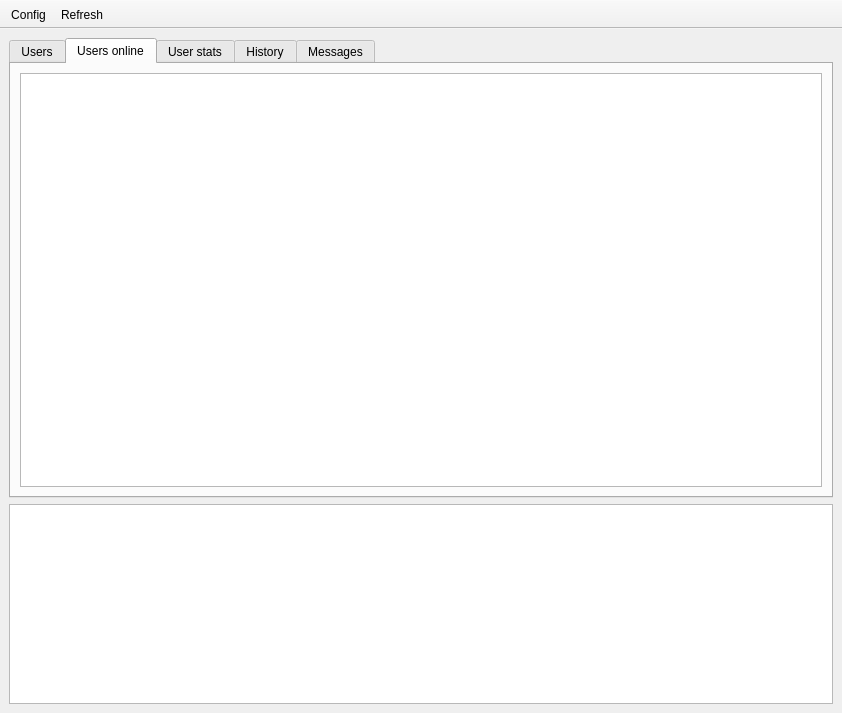
<?xml version="1.0" encoding="UTF-8"?>
<ui version="4.0">
 <class>MainWindow</class>
 <widget class="QMainWindow" name="MainWindow">
  <property name="geometry">
   <rect>
    <x>0</x>
    <y>0</y>
    <width>842</width>
    <height>713</height>
   </rect>
  </property>
  <property name="windowTitle">
   <string>MainWindow</string>
  </property>
  <widget class="QWidget" name="centralwidget">
   <property name="minimumSize">
    <size>
     <width>800</width>
     <height>600</height>
    </size>
   </property>
   <layout class="QGridLayout" name="gridLayout">
    <item row="0" column="0">
     <widget class="QTabWidget" name="tabWidget">
      <property name="currentIndex">
       <number>1</number>
      </property>
      <widget class="QWidget" name="users">
       <attribute name="title">
        <string>Users</string>
       </attribute>
       <layout class="QGridLayout" name="gridLayout_2">
        <item row="0" column="0">
         <widget class="QTableView" name="users_tbl"/>
        </item>
       </layout>
      </widget>
      <widget class="QWidget" name="online_users">
       <attribute name="title">
        <string>Users online</string>
       </attribute>
       <layout class="QGridLayout" name="gridLayout_3">
        <item row="0" column="0">
         <widget class="QTableView" name="users_online_tbl"/>
        </item>
       </layout>
      </widget>
      <widget class="QWidget" name="user_stats">
       <attribute name="title">
        <string>User stats</string>
       </attribute>
       <layout class="QGridLayout" name="gridLayout_4">
        <item row="0" column="0">
         <widget class="QTableView" name="user_stats_tbl">
          <property name="minimumSize">
           <size>
            <width>0</width>
            <height>0</height>
           </size>
          </property>
         </widget>
        </item>
       </layout>
      </widget>
      <widget class="QWidget" name="history">
       <attribute name="title">
        <string>History</string>
       </attribute>
       <layout class="QGridLayout" name="gridLayout_5">
        <item row="0" column="0">
         <widget class="QTableView" name="history_tbl"/>
        </item>
       </layout>
      </widget>
      <widget class="QWidget" name="messages">
       <attribute name="title">
        <string>Messages</string>
       </attribute>
       <layout class="QGridLayout" name="gridLayout_6">
        <item row="0" column="0">
         <widget class="QTableView" name="messages_tbl"/>
        </item>
       </layout>
      </widget>
     </widget>
    </item>
    <item row="1" column="0">
     <widget class="QPlainTextEdit" name="logPtx">
      <property name="sizePolicy">
       <sizepolicy hsizetype="Expanding" vsizetype="Preferred">
        <horstretch>0</horstretch>
        <verstretch>0</verstretch>
       </sizepolicy>
      </property>
      <property name="minimumSize">
       <size>
        <width>0</width>
        <height>200</height>
       </size>
      </property>
      <property name="maximumSize">
       <size>
        <width>16777215</width>
        <height>200</height>
       </size>
      </property>
     </widget>
    </item>
   </layout>
  </widget>
  <widget class="QToolBar" name="toolBar">
   <property name="windowTitle">
    <string>toolBar</string>
   </property>
   <property name="movable">
    <bool>false</bool>
   </property>
   <property name="allowedAreas">
    <set>Qt::LeftToolBarArea|Qt::TopToolBarArea</set>
   </property>
   <property name="orientation">
    <enum>Qt::Horizontal</enum>
   </property>
   <property name="floatable">
    <bool>true</bool>
   </property>
   <attribute name="toolBarArea">
    <enum>TopToolBarArea</enum>
   </attribute>
   <attribute name="toolBarBreak">
    <bool>false</bool>
   </attribute>
   <addaction name="open_config"/>
   <addaction name="action_refresh"/>
  </widget>
  <action name="open_config">
   <property name="text">
    <string>Config</string>
   </property>
  </action>
  <action name="action_refresh">
   <property name="checkable">
    <bool>true</bool>
   </property>
   <property name="text">
    <string>Refresh</string>
   </property>
   <property name="toolTip">
    <string>Refresh interval 10 sec</string>
   </property>
  </action>
 </widget>
 <resources/>
 <connections/>
</ui>
